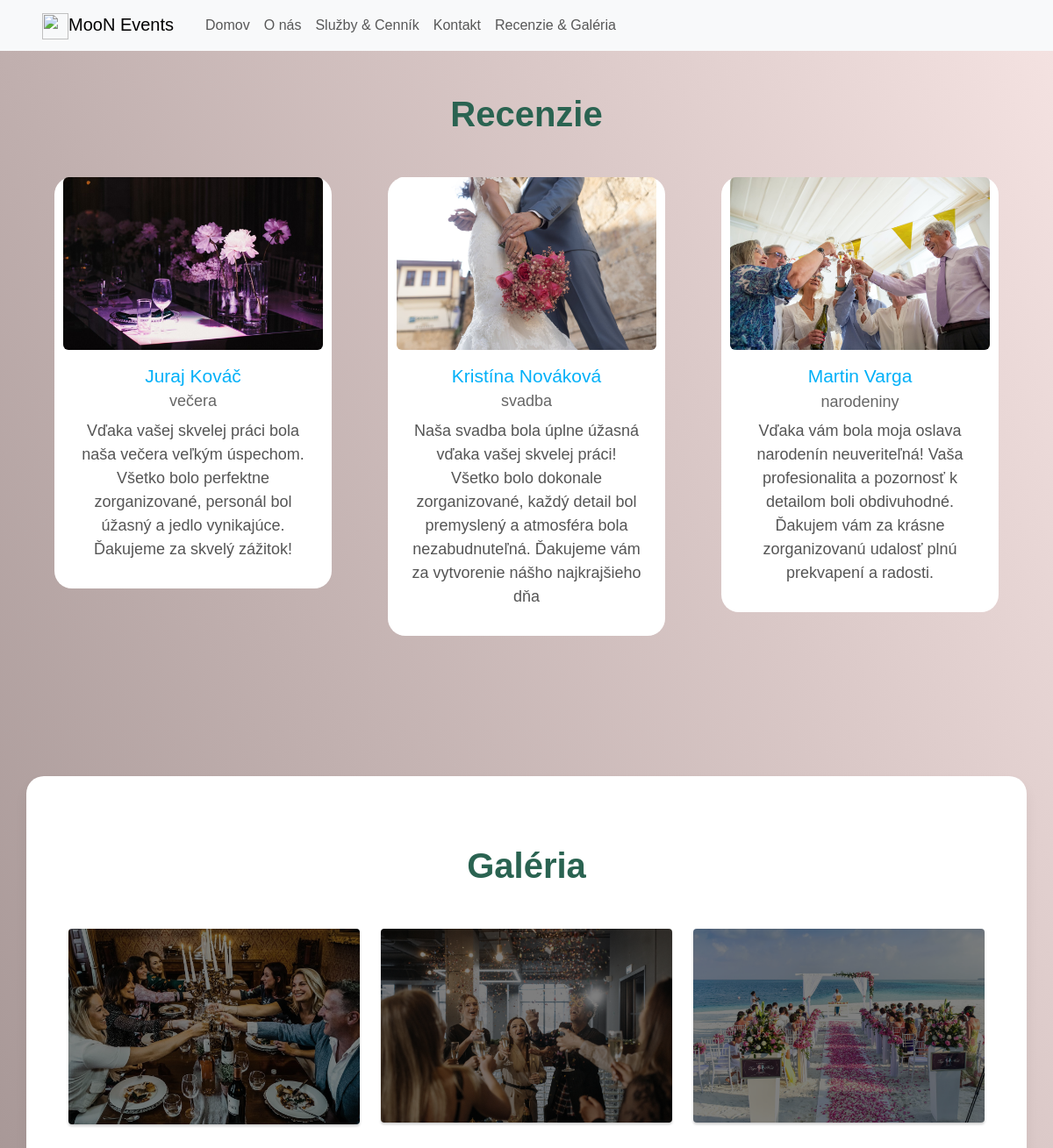
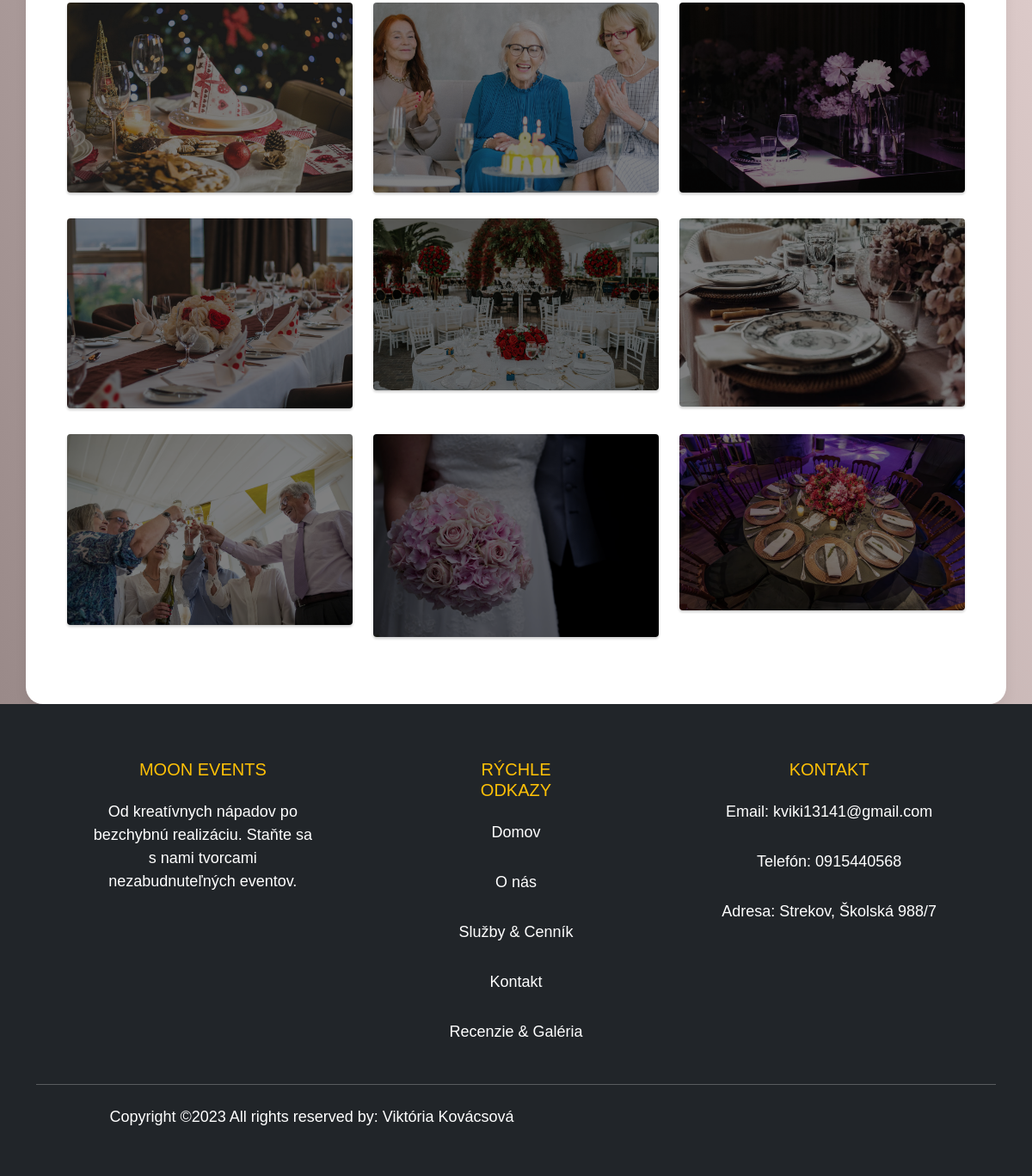
The page /templates/recenzie.php on the database its author committed (2 pictures, top to bottom).
### tables this page shows
CREATE TABLE `Reviews` (
  `id` int(11) NOT NULL,
  `name` varchar(255) NOT NULL,
  `event` varchar(255) NOT NULL,
  `review` text NOT NULL,
  `image` varchar(255) NOT NULL
);

### _inc/classes/Database.php (called while the page is built, shortened)
<?php
    class Database{
        private $host = 'localhost';
        private $db_name = 'events';
        private $user_name = 'root';
        private $password = '';
        protected function db_connection(){
            try {
                $connection = new PDO("mysql:host=" . $this->host . ";dbname=" . $this->db_name .
                                      ";charset=utf8",
                                      $this->user_name,
                                      $this->password);
                $connection->setAttribute(PDO::ATTR_ERRMODE, PDO::ERRMODE_WARNING);
                $connection->setAttribute(PDO::ATTR_DEFAULT_FETCH_MODE,PDO::FETCH_OBJ);
                return $connection;
            }catch(PDOException $e){
                die("Chyba pripojenia k databáze: " . $e->getMessage());
            }
        }
    }
?>

### _inc/classes/Reviews.php (called while the page is built, shortened)
<?php
class Reviews extends Database
{
    private $db;
    public function __construct()
    {
        $this->db = $this->db_connection();
    }
    public function getReviews()
    {
        try {
            $query = "SELECT * FROM reviews";
            $result = $this->db->query($query);
            $reviews = [];
            while ($row = $result->fetch(PDO::FETCH_ASSOC)) {
                $reviews[] = $row;
            }
            return $reviews;
        } catch (PDOException $e) {
            echo "Error retrieving reviews: " . $e->getMessage();
            return [];
        }
    }
}
?>

### templates/recenzie.php (the view, shortened to what this page needs)
<?php
    include_once('../partials/header.php');
    $reviews = new Reviews();
    $reviewsData = $reviews->getReviews();
?>
<body class="bgindex">
    <div class="container">
    <div class="title my-5">
        <h1 class="text-center nadpis1">Recenzie</h1>
    </div>
    <div id="carouselExampleCaptions" class="carousel slide">
    <div class="carousel-inner">
    <?php
        for ($i = 0; $i < count($reviewsData); $i += 3) {
            echo '<div class="carousel-item ' . ($i == 0 ? 'active' : '') . '">';
            echo '<div class="row">';
            for ($j = $i; $j < $i + 3 && $j < count($reviewsData); $j++) {
                echo '<div class="col-md-4 mb-3">';
                echo '<div class="card text-center">';
                echo '<img src="' . $reviewsData[$j]['image'] . '" alt="" class="img-fluid rounded">';
                echo '<div class="card-body">';
                echo '<h4>' . $reviewsData[$j]['name'] . '<br> <span>' . $reviewsData[$j]['event'] . '</span></h4>';
                echo '<p class="card-text">' . $reviewsData[$j]['review'] . '</p>';
                echo '</div>';
                echo '</div>';
                echo '</div>';
            }
            echo '</div>';
            echo '</div>';
        }
    ?>
    </div>
    <button class="carousel-control-prev" type="button" data-bs-target="#carouselExampleCaptions" data-bs-slide="prev">
        <span class="carousel-control-prev-icon" aria-hidden="true"></span>
    </button>
    <button class="carousel-control-next" type="button" data-bs-target="#carouselExampleCaptions" data-bs-slide="next">
        <span class="carousel-control-next-icon" aria-hidden="true"></span>
    </button>
</div>
</div>
    <br><br><br><br><br><br>
    <section>
        <div class="container gallery-container p-2">
            <h1 class="text-center nadpis1">Galéria</h1>
            <div class="tz-gallery">
                <div class="row">
                    <div class="col-sm-6 col-md-4">
                        <a class="lightbox" href="../img/p10.jpeg">
                            <img src="../img/p10.jpeg" alt="Event">
                        </a>
                    </div>
                    <div class="col-sm-6 col-md-4">
                        <a class="lightbox" href="../img/p11.jpeg">
                            <img src="../img/p11.jpeg" alt="Event">
                        </a>
                    </div>
                    <div class="col-sm-12 col-md-4">
                        <a class="lightbox" href="../img/p12.jpeg">
                            <img src="../img/p12.jpeg" alt="Event">
                        </a>
                    </div>
                    <div class="col-sm-6 col-md-4">
                        <a class="lightbox" href="../img/xmas.jpeg">
                            <img src="../img/xmas.jpeg" alt="Event">
                        </a>
                    </div>
                    <div class="col-sm-6 col-md-4">
                        <a class="lightbox" href="../img/p7.jpeg">
                            <img src="../img/p7.jpeg" alt="Event">
                        </a>
                    </div>
                    <div class="col-sm-6 col-md-4">
                        <a class="lightbox" href="../img/p6.jpg">
                            <img src="../img/p6.jpg" alt="Event">
                        </a>
                    </div>
                    <div class="col-sm-6 col-md-4">
                        <a class="lightbox" href="../img/p3.jpeg">
                            <img src="../img/p3.jpeg" alt="Event">
                        </a>
                    </div>
                    <div class="col-sm-6 col-md-4">
                        <a class="lightbox" href="../img/p1.jpeg">
                            <img src="../img/p1.jpeg" alt="Event">
                        </a>
                    </div>
                    <div class="col-sm-6 col-md-4">
                        <a class="lightbox" href="../img/p4.jpeg">
                            <img src="../img/p4.jpeg" alt="Event">
                        </a>
                    </div>
                    <div class="col-sm-6 col-md-4">
                        <a class="lightbox" href="../img/p8.jpeg">
                            <img src="../img/p8.jpeg" alt="Event">
                        </a>
                    </div>
                    <div class="col-sm-6 col-md-4">
                        <a class="lightbox" href="../img/wed.jpeg">
                            <img src="../img/wed.jpeg" alt="Event">
                        </a>
                    </div>
                    <div class="col-sm-6 col-md-4">
                        <a class="lightbox" href="../img/p2.jpeg">
                            <img src="../img/p2.jpeg" alt="Event">
                        </a>
                    </div>
                </div>
            </div>
        </div>
    </section>
<?php
    include_once('../partials/footer.php');
?>
</html>

### css/style.css (style rules this page uses)
* { font-family: 'Franklin Gothic Medium', 'Arial Narrow', Arial, sans-serif; }
.nadpis1 { color: rgb(42, 99, 81);; font-weight: bold; font-family: 'Lucida Sans', 'Lucida Sans Regular', 'Lucida Grande', 'Lucida Sans Unicode', Geneva, Verdana, sans-serif }
.bgindex { background-image: linear-gradient(to right top, #90807f, #a89897, #c1b0af, #dbc9c8, #f5e3e2); }
.card { background: white; margin: 0 20px; padding: 0 10px; border-radius: 20px; border: 0; }
h4 { color: #01b0f8; font-size: 21px; line-height: 1.3; }
h4 span { font-size: 18px; color: #666666; }
p { font-size: 18px; color: #555; padding-bottom: 15px; }
.container.gallery-container { background-color: #fff; color: #35373a; min-height: 100vh; border-radius: 20px; box-shadow: 0 8px 15px rgba(0, 0, 0, 0.06); }
.gallery-container h1 { text-align: center; margin-top: 70px; font-family: 'Droid Sans', sans-serif; font-weight: bold; }
.tz-gallery { padding: 40px; }
.tz-gallery .lightbox img { width: 100%; margin-bottom: 30px; transition: 0.2s ease-in-out; box-shadow: 0 2px 3px rgba(0,0,0,0.2); filter: grayscale(0.2) brightness(0.5); }
.tz-gallery img { border-radius: 4px; }

### rows shown on the page
reviews: image (picture), name "Juraj Kováč", event "večera", review "Vďaka vašej skvelej práci bola naša večera veľkým úspechom. Všetko bolo perfektne zorganizované, personál bol úžasný a jedlo vynikajúce. Ďakujeme za skvelý zážitok!"
reviews: image (picture), name "Kristína Nováková", event "svadba", review "Naša svadba bola úplne úžasná vďaka vašej skvelej práci! Všetko bolo dokonale zorganizované, každý detail bol premyslený a atmosféra bola nezabudnuteľná. Ďakujeme vám za vytvorenie nášho najkrajšieho dňa"
reviews: image (picture), name "Martin Varga", event "narodeniny", review "Vďaka vám bola moja oslava narodenín neuveriteľná! Vaša profesionalita a pozornosť k detailom boli obdivuhodné. Ďakujem vám za krásne zorganizovanú udalosť plnú prekvapení a radosti."

### other values the page prints
$page_name "Domov"
$page_name "O nás"
$page_name "Služby & Cenník"
$page_name "Kontakt"
$page_name "Recenzie & Galéria"
